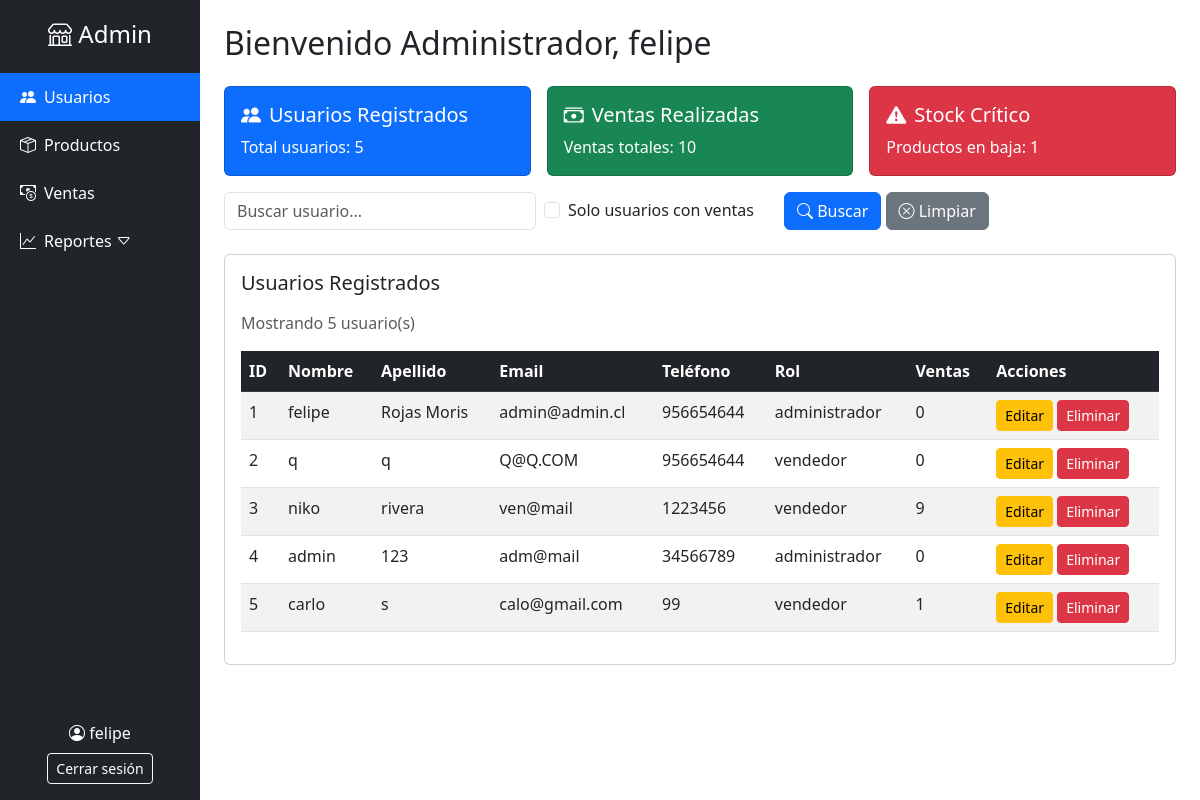
The page /admin (signed in) on the database its author committed.
### app/models.py (models this page shows)
class User(UserMixin, db.Model):
    id = db.Column(db.Integer, primary_key=True)
    nombre = db.Column(db.String(100), nullable=False)
    apellido = db.Column(db.String(100), nullable=False)
    email = db.Column(db.String(150), unique=True, nullable=False)
    telefono = db.Column(db.String(20), nullable=False)
    password = db.Column(db.String(150), nullable=False)
    rol = db.Column(db.String(50), nullable=False)

### app/routes.py (the view)
@app.route('/admin')  # Ruta protegida: solo accesible para administradores
@login_required       # Solo usuarios autenticados pueden ingresar
def admin_index():
    if current_user.rol != 'administrador':
        flash("Acceso no autorizado", "danger")
        return redirect(url_for('login'))
    search = request.args.get('search')   # Palabra buscada
    activos = request.args.get('activos') # Checkbox activos=1 si está marcado
    if search:
        usuarios = User.query.filter(
            (User.nombre.ilike(f'%{search}%')) |
            (User.apellido.ilike(f'%{search}%')) |
            (User.email.ilike(f'%{search}%')) |
            (User.rol.ilike(f'%{search}%'))
        ).all()
    else:
        usuarios = User.query.all()
    if activos == '1':
        usuarios = [u for u in usuarios if len(u.ventas) > 0]
    total_usuarios = User.query.count()
    total_ventas = Venta.query.count()
    stock_minimo = 5
    productos_stock_critico = Producto.query.filter(Producto.stock < stock_minimo).count()
    return render_template(
        'admin_index.html',
        usuarios=usuarios,
        search=search,
        activos=activos,
        total_usuarios=total_usuarios,
        total_ventas=total_ventas,
        productos_stock_critico=productos_stock_critico
    )

### app/routes.py (called while the page is built)
@login_manager.user_loader
def load_user(user_id):
    return User.query.get(int(user_id))

### app/templates/admin_index.html (shortened to what this page needs)
{% extends 'base_admin.html' %}
{% block content %}
<h2 class="mb-4">Bienvenido Administrador, {{ current_user.nombre }}</h2>
<div class="row g-3">
    <div class="col-md-4">
        <div class="card text-white bg-primary mb-3">
            <div class="card-body">
                <h5 class="card-title"><i class="bi bi-people-fill me-2"></i>Usuarios Registrados</h5>
                <p class="card-text">Total usuarios: {{ total_usuarios }}</p>
            </div>
        </div>
    </div>
    <div class="col-md-4">
        <div class="card text-white bg-success mb-3">
            <div class="card-body">
                <h5 class="card-title"><i class="bi bi-cash-stack me-2"></i>Ventas Realizadas</h5>
                <p class="card-text">Ventas totales: {{ total_ventas }}</p>
            </div>
        </div>
    </div>
    <div class="col-md-4">
        <div class="card text-white bg-danger mb-3">
            <div class="card-body">
                <h5 class="card-title"><i class="bi bi-exclamation-triangle-fill me-2"></i>Stock Crítico</h5>
                <p class="card-text">Productos en baja: {{ productos_stock_critico }}</p>
            </div>
        </div>
    </div>
</div>
<form method="GET" action="{{ url_for('admin_index') }}" class="mb-4">
    <div class="row g-2 align-items-center">
        <div class="col-md-4">
            <input type="text" class="form-control" name="search" placeholder="Buscar usuario..." value="{{ search or '' }}">
        </div>
        <div class="col-md-3">
            <div class="form-check">
                <input class="form-check-input" type="checkbox" value="1" name="activos" id="filtroActivos" {% if activos == '1' %}checked{% endif %}>
                <label class="form-check-label" for="filtroActivos">
                    Solo usuarios con ventas
                </label>
            </div>
        </div>
        <div class="col-md-auto">
            <button class="btn btn-primary" type="submit"><i class="bi bi-search"></i> Buscar</button>
            <a href="{{ url_for('admin_index') }}" class="btn btn-secondary"><i class="bi bi-x-circle"></i> Limpiar</a>
        </div>
    </div>
</form>
<div class="card mt-4 p-3">
    <h5 class="mb-3">Usuarios Registrados</h5>
    <p class="text-muted">Mostrando {{ usuarios|length }} usuario(s)</p>
    <div class="table-responsive">
        <table class="table table-striped table-hover">
            <thead class="table-dark">
                <tr>
                    <th>ID</th>
                    <th>Nombre</th>
                    <th>Apellido</th>
                    <th>Email</th>
                    <th>Teléfono</th>
                    <th>Rol</th>
                    <th>Ventas</th>
                    <th>Acciones</th>
                </tr>
            </thead>
            <tbody>
                {% for user in usuarios %}
                <tr>
                    <td>{{ user.id }}</td>
                    <td>{{ user.nombre }}</td>
                    <td>{{ user.apellido }}</td>
                    <td>{{ user.email }}</td>
                    <td>{{ user.telefono }}</td>
                    <td>{{ user.rol }}</td>
                    <td>{{ user.ventas|length }}</td>
                    <td>
                        <a href="{{ url_for('editar_usuario', id=user.id) }}" class="btn btn-sm btn-warning">Editar</a>
                        <a href="{{ url_for('eliminar_usuario', id=user.id) }}" class="btn btn-sm btn-danger" onclick="return confirm('¿Seguro que deseas eliminar este usuario?');">Eliminar</a>
                    </td>
                </tr>
                {% endfor %}
            </tbody>
        </table>
    </div>
</div>
{% endblock %}

### app/templates/base_admin.html (shortened to what this page needs)
<!DOCTYPE html>
<html lang="es">
<head>
    <link href="https://cdn.jsdelivr.net/npm/bootstrap@5.3.0/dist/css/bootstrap.min.css" rel="stylesheet">
    <link href="https://cdn.jsdelivr.net/npm/bootstrap-icons/font/bootstrap-icons.css" rel="stylesheet">
</head>
<body>
    <div class="row g-0">
        <div class="col-md-2 sidebar d-flex flex-column justify-content-between" id="sidebar">
            <div>
                <h4 class="text-center mb-4"><i class="bi bi-shop"></i> Admin</h4>
                <ul class="nav flex-column">
                    <li class="nav-item">
                        <a class="nav-link {% if request.path == url_for('admin_index') %}active{% endif %}" href="{{ url_for('admin_index') }}">
                            <i class="bi bi-people-fill me-2"></i>Usuarios
                        </a>
                    </li>
                    <li class="nav-item">
                        <a class="nav-link {% if request.path == url_for('productos') %}active{% endif %}" href="{{ url_for('productos') }}">
                            <i class="bi bi-box-seam me-2"></i>Productos
                        </a>
                    </li>
                    <li class="nav-item">
                        <a class="nav-link {% if request.path == url_for('ventas') %}active{% endif %}" href="{{ url_for('ventas') }}">
                            <i class="bi bi-cash-coin me-2"></i>Ventas
                        </a>
                    </li>
                    <li class="nav-item">
                        <a class="nav-link" data-bs-toggle="collapse" href="#submenuReportes" role="button" aria-expanded="false" aria-controls="submenuReportes">
                            <i class="bi bi-graph-up me-2"></i>Reportes
                            <i class="bi bi-caret-down ms-auto"></i>
                        </a>
                    </li>
                </ul>
            </div>
            <div class="text-center mb-3">
                <div class="mb-2"><i class="bi bi-person-circle"></i> {{ current_user.nombre }}</div>
                <a href="{{ url_for('logout') }}" class="btn btn-sm btn-outline-light">Cerrar sesión</a>
            </div>
        </div>
        <div class="col-md-10 p-4">
            {% block content %}
            {% endblock %}
        </div>
    </div>
</body>
</html>

### app/templates/base_admin.html (style rules this page uses)
body { overflow-x: hidden; }
.sidebar { height: 100vh; background-color: #212529; color: white; padding-top: 20px; }
.sidebar a { color: white; text-decoration: none; }
.sidebar a.active, .sidebar a:hover { background-color: #0d6efd; color: white; }
.sidebar .nav-link { padding: 12px 20px; }

### rows shown on the page
User: nombre "felipe", id "1", apellido "Rojas Moris", email "admin@admin.cl", telefono "956654644", rol "administrador", ventas|length "0"
User: id "2", nombre "q", apellido "q", email "Q@Q.COM", telefono "956654644", rol "vendedor", ventas|length "0"
User: id "3", nombre "niko", apellido "rivera", email "ven@mail", telefono "1223456", rol "vendedor", ventas|length "9"
User: id "4", nombre "admin", apellido "123", email "adm@mail", telefono "34566789", rol "administrador", ventas|length "0"
User: id "5", nombre "carlo", apellido "s", email "calo@gmail.com", telefono "99", rol "vendedor", ventas|length "1"

### other values the page prints
{{ total_usuarios }} "5"
{{ total_ventas }} "10"
{{ productos_stock_critico }} "1"
{{ usuarios|length }} "5"
